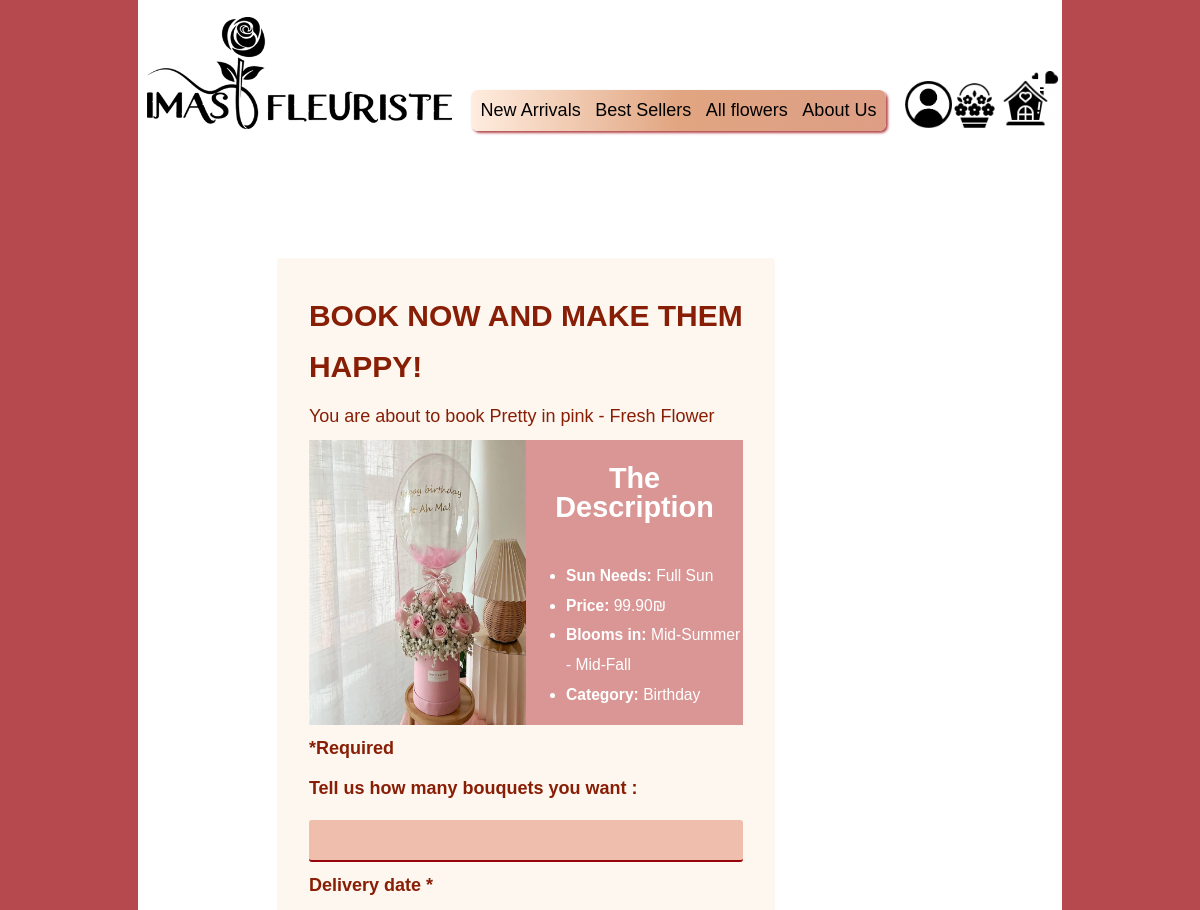
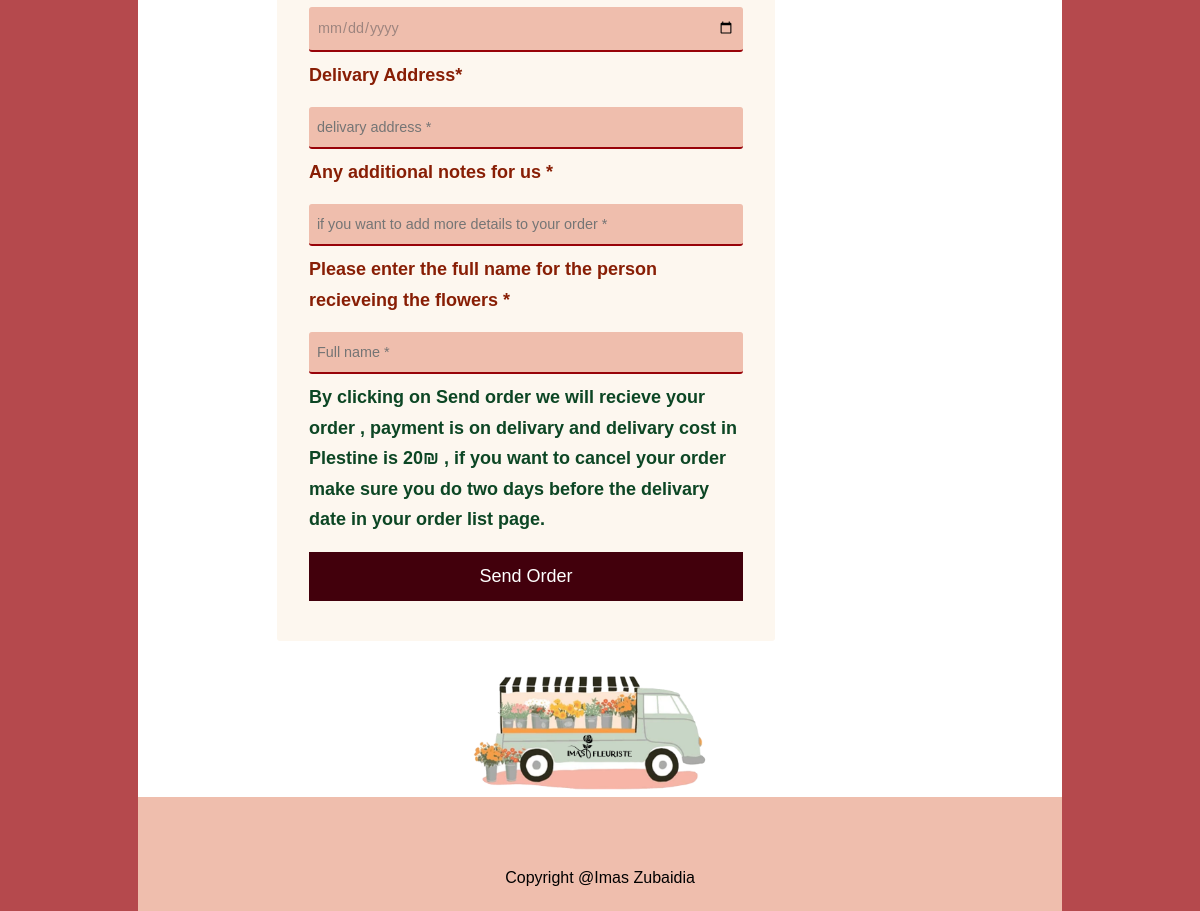
Screenshot of /book_now/1 with the database file from the repository (2 pictures, top to bottom).
### dashboard_app/models.py (models this page shows)
class BouquetInventory(models.Model):
    name = models.CharField(max_length=100)
    category = models.CharField(max_length=45)
    price = models.DecimalField(max_digits=6, decimal_places=2)
    unit = models.CharField(max_length=30, null=False, blank=True)
    product_image = models.URLField(max_length=1024, null=False, blank=True)
    in_stock = models.CharField(max_length=30, null=False, blank=True)
    sold_items = models.CharField(max_length=30, null=False, blank=True)
    discount = models.FloatField(default=0)
    created_at = models.DateTimeField(auto_now_add=True)
    updated_at = models.DateTimeField(auto_now=True)

### dashboard_app/views.py (the view)
# urls.py: path('book_now/<int:product_id>', views.book_now),
def book_now(request,product_id):
    context ={
        "product":BouquetInventory.objects.get(id=product_id)
    }
    return render(request,"book_now.html",context)

### dashboard_app/templates/book_now.html (shortened to what this page needs)
<!DOCTYPE html>
<html lang="en">
  <head>
    {% load static %}
    <link rel="stylesheet" type="text/css" href="{% static 'css\book_now.css'%}">
  </head>
  <body>
    <div id="container">
      <header>
        <img class="logo" src="{% static 'Images\common_imgs\logo.png'%}" alt="logo">
        <nav>
            <ul>
                <li> <a href="new_arrivals"> New Arrivals</a></li>
                <li><a href="top_ten"> Best Sellers</a></li>
                <li><a href="all_flowers"> All flowers</a></li>
                <li> <a href="about_us"> About Us</a></li>
            </ul>
            </nav>
        <div class="icons">
        <a  href="/recognize_me/login"><img class="profile-icon" src="{% static 'Images\common_imgs\profile-icon.png'%}" alt="profile-icon"></a>
        <a href="/my_orders_list"><img class="orders-basket-icon" src="{% static 'Images\common_imgs\orders-basket-icon.png'%}" alt="orders-basket-icon"></a>
        <a href="/"><img class="home" src="{% static 'Images\common_imgs\home.png'%}" alt="home"></a>
        </div>
    </header>
    <form action="/book_item_for_me/{{product.id}}" method="post">
		<div class="main-container">
			<span class="book-now-form-title texts">Book Now AND MAKE THEM HAPPY!</span>
			<span class="about-to-book texts">You are about to book {{ product.name }}</span>
            <div class="product-image">
                <img src="{{ product.product_image }}"   alt={{ product.name }} style="width:50%">
              <div class="info">
                <h2>The Description</h2>
                <ul>
                  <li><strong>Sun Needs: </strong>Full Sun</li>
                  <li><strong>Price: </strong>{{ product.price}}₪</li>
                  <li><strong>Blooms in: </strong>Mid‑Summer - Mid‑Fall</li>
                  <li><strong>Category: </strong>{{ product.category}}</li>
                </ul>
              </div>
            </div>
		<div class="right-and-left">
		  <div class="left-container">
            <label class= texts for="required"><b>*Required</b></label>
            <label class= texts for="quantity"><b>Tell us how many bouquets you want :</b></label>
            <input class="input-style" type="number" id="quantity" name="quantity"
            min="1" max="100">
            <label class= texts for="delivery-date"><b>Delivery date *</b></label>
		    <input class="input-style" type="date"  name="delivery-date" required>
            <label class= texts for="delivary-address"><b>Delivary Address*</b></label>
		    <input class="input-style" type="text" placeholder="delivary address *" name="delivary-address" required>
            <label class= texts for="notes"><b> Any additional notes for us  *</b></label>
		    <input class="input-style" type="text" placeholder="if you want to add more details to your order *" name="notes" required>
            <label class= texts for="receiver-name"><b> Please enter the full name for the person recieveing the flowers  *</b></label>
            <input class="input-style" type="name" placeholder="Full name *" name="receiver_name" required>
	  	</div>
	  </div>
	  <div class="book-now">
	  <label class ="texts book-now-colour" for="join-family"><b>By clicking on  Send order we will recieve your order , payment is on delivary and delivary cost in Plestine is 20₪ , if you want to cancel your order make sure you do two days before the delivary date in your order list page.</b></label>
	    <button type="submit">Send Order</button>
	   </div>
	</div>
	</form>
      <div class="footer_images">
        <img class="right-footer" src="{% static 'Images\common_imgs\footer_basket.png'%}" alt="footer-part">
      </div>
    </div>
    <div class="footer_bar">
      <p>Copyright @Imas Zubaidia</p>
    </div>
  </body>
</html>

### dashboard_app/static/css/book_now.css (style rules this page uses)
body { background-color: #ffeddf; }
* { font-family: Arial, Helvetica, sans-serif; }
nav ul { background: linear-gradient(90deg, #ffeddf 0%, #e1a581 50%, #dd9e85 100%); color: #4b1002; padding: 10px; border-radius: 7px; box-shadow: #b5494d 1.95px 1.95px 2.6px; display: flex; justify-content: space-between; list-style-type: none; }
nav li { font-size: 1.5vw; }
header { display: flex; align-items: center; gap: 2%; }
.logo { width: 33%; height: 33%; margin-left: 1%; }
nav { text-align: center; width: 45%; margin-top: 8%; }
.home { width: 112%; height: auto; }
.profile-icon { width: 400%; height: auto; }
.orders-basket-icon { width: 400%; height: auto; }
.icons { display: flex; width: 16%; align-items: baseline; margin-top: 6%; gap: 25%; }
.footer_images { display: flex; margin-top: 3%; justify-content: center; }
.footer_bar p { background-color: #efbead; width: 77%; margin: auto; height: 30%; padding-top: 6%; text-align: -webkit-center; padding-bottom: 2%; }
#container { width: 77%; background-color: #ffffff; margin: auto; }
body { background: #eee; margin: 0; padding: 0; overflow-x: hidden; }
a { color: #000; text-decoration: none; -webkit-transition: color .2s linear; -moz-transition: color .2s linear; -ms-transition: color .2s linear; -o-transition: color .2s linear; transition: color .2s linear; }
.footer_images { display: flex; margin-top: 3%; justify-content: center; width: 100%; height: auto; }
.right-footer { width: 36%; height: auto; }
body { background-color: #b5494d; display: flex; flex-direction: column; }
form { width: 70%;margin: auto;margin-top: 12%;display:flex }
.input-style { width: 100%; padding: 12px 8px; margin: 8px 0; display: inline-block; outline: 0; border-bottom: 2px solid #980309; box-sizing: border-box; border-width: 0 0 2px; border-radius: 3px; color: #9e857f; font-family: Arial, Helvetica, sans-serif; font-size: 1.2vw; background-color:#efbead; }
button { background-color: #42000c; color: white; padding: 14px 20px; margin: 8px 0; border: none; cursor: pointer; width: 100%; font-size: 1.5vw; }
.main-container { height: fit-content; padding: 5%; background-color: #fdf7ef; border-radius: 3px; display: flex; flex-direction: column; gap: 2%; }
.right-and-left { display: flex; gap: 6%; }
.texts { font-family: Arial, Helvetica, sans-serif; color: #881e05; line-height: 1.7; text-align:left; width: 100%; display:block; margin-bottom: 2%; font-size: 1.5vw; }
.book-now-form-title { font-size: 2.5vw; text-transform: uppercase; font-weight: bold; }
.about-to-book { font-size: 1.5vw; }
.left-container { display: flex;flex-direction: column;gap: 11%;width: 100%;justify-content: center;margin-top: 2%; }
.product-image { float: right; display: flex; height: fit-content; }
.info { background: rgb(213 140 140 / 90%); font-family: 'Farsan', cursive; line-height: 1.9; text-align: left; font-size: 1.3vw; cursor: no-drop; color: #FFF; height: auto; width: 100%; left: 0; top: 0; display: flex; flex-direction: column; }
.info h2 { text-align: center;font-size: 2.4vw;line-height: 1; }
.book-now-colour { color: #0c4624; }

### rows the page displays
BouquetInventory: name "Pretty in pink - Fresh Flower", price "99.90", category "Birthday"
